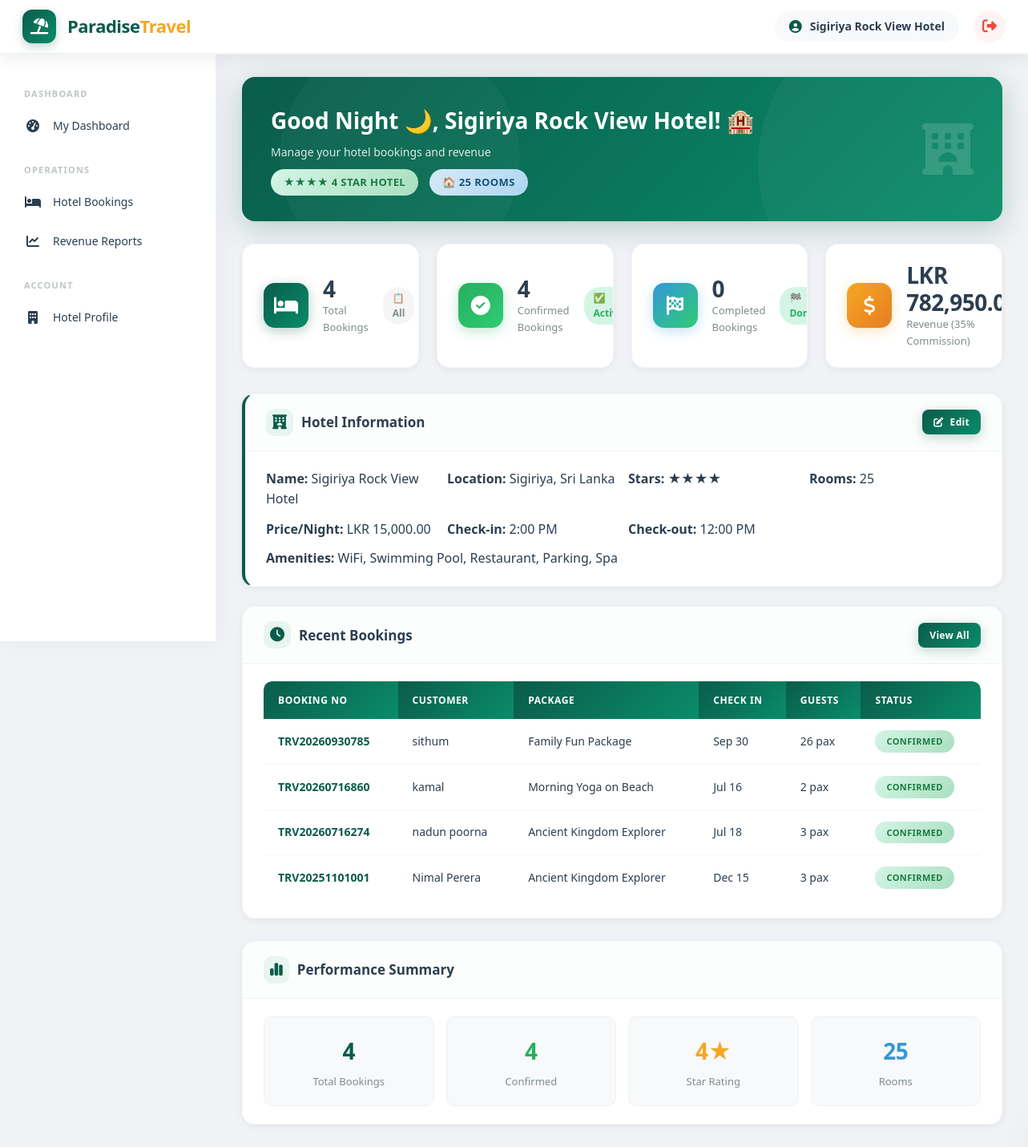
The page /traval-system/customer/hotel.php (signed in) on the database its author committed.
### tables this page shows
CREATE TABLE `hotel_profiles` (
  `id` int(11) NOT NULL,
  `user_id` int(11) NOT NULL,
  `hotel_name` varchar(200) DEFAULT NULL,
  `location` varchar(200) DEFAULT NULL,
  `stars` int(11) DEFAULT 3,
  `room_count` int(11) DEFAULT 0,
  `price_per_night` decimal(10,2) DEFAULT NULL,
  `amenities` text DEFAULT NULL,
  `check_in_time` varchar(20) DEFAULT NULL,
  `check_out_time` varchar(20) DEFAULT NULL
);

CREATE TABLE `bookings` (
  `id` int(11) NOT NULL,
  `booking_no` varchar(50) NOT NULL,
  `customer_id` int(11) NOT NULL,
  `package_id` int(11) NOT NULL,
  `guide_id` int(11) DEFAULT NULL,
  `hotel_id` int(11) DEFAULT NULL,
  `start_date` date NOT NULL,
  `end_date` date NOT NULL,
  `adults` int(11) DEFAULT 1,
  `children` int(11) DEFAULT 0,
  `total_amount` decimal(10,2) NOT NULL,
  `paid_amount` decimal(10,2) DEFAULT 0.00,
  `status` enum('pending','confirmed','cancelled','completed') DEFAULT 'pending',
  `payment_status` enum('pending','partial','paid') DEFAULT 'pending',
  `special_requests` text DEFAULT NULL,
  `created_at` timestamp NOT NULL DEFAULT current_timestamp()
);

CREATE TABLE `users` (
  `id` int(11) NOT NULL,
  `name` varchar(100) NOT NULL,
  `email` varchar(100) NOT NULL,
  `password` varchar(255) NOT NULL,
  `phone` varchar(20) DEFAULT NULL,
  `role` enum('admin','customer','guide','hotel') DEFAULT 'customer',
  `profile_image` varchar(255) DEFAULT NULL,
  `status` enum('active','inactive') DEFAULT 'active',
  `created_at` timestamp NOT NULL DEFAULT current_timestamp(),
  `updated_at` timestamp NOT NULL DEFAULT current_timestamp() ON UPDATE current_timestamp()
);

CREATE TABLE `packages` (
  `id` int(11) NOT NULL,
  `name` varchar(200) NOT NULL,
  `destination` varchar(200) NOT NULL,
  `duration_days` int(11) NOT NULL,
  `duration_nights` int(11) NOT NULL,
  `price` decimal(10,2) NOT NULL,
  `description` text DEFAULT NULL,
  `included_services` text DEFAULT NULL,
  `max_people` int(11) DEFAULT 10,
  `image_url` varchar(500) DEFAULT NULL,
  `package_code` varchar(20) DEFAULT NULL,
  `category` varchar(50) DEFAULT 'General',
  `difficulty_level` enum('Easy','Medium','Hard') DEFAULT 'Easy',
  `meeting_point` varchar(255) DEFAULT NULL,
  `best_season` varchar(100) DEFAULT NULL,
  `languages` varchar(100) DEFAULT NULL,
  `highlights` text DEFAULT NULL,
  `latitude` varchar(50) DEFAULT NULL,
  `longitude` varchar(50) DEFAULT NULL,
  `weather_info` text DEFAULT NULL,
  `status` enum('active','inactive','archived') DEFAULT 'active',
  `created_by` int(11) DEFAULT NULL,
  `created_at` timestamp NOT NULL DEFAULT current_timestamp(),
  `updated_at` timestamp NOT NULL DEFAULT current_timestamp() ON UPDATE current_timestamp()
);

### traval-system/config/database.php (called while the page is built, shortened)
<?php
function formatCurrency($amount) {
    return 'LKR ' . number_format($amount, 2);
}
function getStatusBadge($status) {
    $colors = [
        'pending'    => 'warning',
        'confirmed'  => 'success',
        'cancelled'  => 'danger',
        'completed'  => 'info',
        'active'     => 'success',
        'inactive'   => 'danger',
        'available'  => 'success',
        'busy'       => 'warning',
        'off'        => 'danger',
        'paid'       => 'success',
        'partial'    => 'warning'
    ];
    return $colors[$status] ?? 'secondary';
}
function getGreeting() {
    $hour = date('H');
    if ($hour < 12) {
        return 'Good Morning 🌅';
    } elseif ($hour < 17) {
        return 'Good Afternoon ☀️';
    } elseif ($hour < 21) {
        return 'Good Evening 🌇';
    } else {
        return 'Good Night 🌙';
    }
}
?>

### traval-system/customer/hotel.php (the view, shortened to what this page needs)
<?php
require_once 'config/database.php';
$user_id = $_SESSION['user_id'];
$action = $_GET['action'] ?? 'dashboard';
$stmt = $pdo->prepare("SELECT * FROM hotel_profiles WHERE user_id = ?");
$stmt->execute([$user_id]);
$profile = $stmt->fetch();
$stmt = $pdo->prepare("SELECT COUNT(*) as total FROM bookings WHERE hotel_id = ?");
$stmt->execute([$user_id]);
$total_bookings = $stmt->fetch()['total'];
$stmt = $pdo->prepare("SELECT COUNT(*) as total FROM bookings WHERE hotel_id = ? AND status = 'confirmed'");
$stmt->execute([$user_id]);
$confirmed = $stmt->fetch()['total'];
$stmt = $pdo->prepare("SELECT COUNT(*) as total FROM bookings WHERE hotel_id = ? AND status = 'completed'");
$stmt->execute([$user_id]);
$completed = $stmt->fetch()['total'];
$stmt = $pdo->prepare("SELECT SUM(total_amount) as total FROM bookings WHERE hotel_id = ? AND status = 'confirmed'");
$stmt->execute([$user_id]);
$total_amount = $stmt->fetch()['total'] ?? 0;
$revenue = $total_amount * 0.35;
$stmt = $pdo->prepare("SELECT b.*, u.name as customer_name, u.email, u.phone,
                              p.name as package_name
                       FROM bookings b
                       JOIN users u ON b.customer_id = u.id
                       JOIN packages p ON b.package_id = p.id
                       WHERE b.hotel_id = ?
                       ORDER BY b.created_at DESC LIMIT 5");
$stmt->execute([$user_id]);
$recent = $stmt->fetchAll();
include 'includes/header.php';
?>
<?php if ($action === 'dashboard'): ?>
<div class="welcome-card">
    <div class="welcome-content">
        <div>
            <h1><?php echo getGreeting(); ?>, <?php echo htmlspecialchars($_SESSION['user_name']); ?>! 🏨</h1>
            <p>Manage your hotel bookings and revenue</p>
            <div style="margin-top:10px;">
                <span class="badge badge-success" style="font-size:13px; padding:6px 16px;"><?php echo str_repeat('★', $profile['stars']); ?> <?php echo $profile['stars']; ?> Star Hotel</span>
                <span class="badge badge-info" style="font-size:13px; padding:6px 16px; margin-left:10px;">🏠 <?php echo $profile['room_count']; ?> Rooms</span>
            </div>
        </div>
        <div class="welcome-icon"><i class="fas fa-hotel"></i></div>
    </div>
</div>
<div class="stats-grid">
    <div class="stat-card"><div class="stat-icon primary"><i class="fas fa-bed"></i></div><div class="stat-info"><h3><?php echo $total_bookings; ?></h3><p>Total Bookings</p></div><div class="stat-trend">📋 All</div></div>
    <div class="stat-card"><div class="stat-icon success"><i class="fas fa-check-circle"></i></div><div class="stat-info"><h3><?php echo $confirmed; ?></h3><p>Confirmed Bookings</p></div><div class="stat-trend up">✅ Active</div></div>
    <div class="stat-card"><div class="stat-icon info"><i class="fas fa-flag-checkered"></i></div><div class="stat-info"><h3><?php echo $completed; ?></h3><p>Completed Bookings</p></div><div class="stat-trend up">🏁 Done</div></div>
    <div class="stat-card"><div class="stat-icon secondary"><i class="fas fa-dollar-sign"></i></div><div class="stat-info"><h3><?php echo formatCurrency($revenue); ?></h3><p>Revenue (35% Commission)</p></div><div class="stat-trend">💰 Total</div></div>
</div>
<div class="card" style="border-left:4px solid var(--primary); margin-bottom:24px;">
    <div class="card-header">
        <h3><i class="fas fa-hotel"></i> Hotel Information</h3>
        <a href="hotel.php?action=profile" class="btn btn-primary btn-sm"><i class="fas fa-edit"></i> Edit</a>
    </div>
    <div class="card-body">
        <div style="display:grid; grid-template-columns:repeat(auto-fit, minmax(180px, 1fr)); gap:12px;">
            <div><strong>Name:</strong> <?php echo htmlspecialchars($profile['hotel_name']); ?></div>
            <div><strong>Location:</strong> <?php echo htmlspecialchars($profile['location'] ?: 'Not specified'); ?></div>
            <div><strong>Stars:</strong> <?php echo str_repeat('★', $profile['stars']); ?></div>
            <div><strong>Rooms:</strong> <?php echo $profile['room_count'] ?: 'Not specified'; ?></div>
            <div><strong>Price/Night:</strong> <?php echo $profile['price_per_night'] ? formatCurrency($profile['price_per_night']) : 'Not specified'; ?></div>
            <div><strong>Check-in:</strong> <?php echo htmlspecialchars($profile['check_in_time'] ?: 'Not specified'); ?></div>
            <div><strong>Check-out:</strong> <?php echo htmlspecialchars($profile['check_out_time'] ?: 'Not specified'); ?></div>
        </div>
        <?php if ($profile['amenities']): ?><div style="margin-top:10px;"><strong>Amenities:</strong> <?php echo htmlspecialchars($profile['amenities']); ?></div><?php endif; ?>
    </div>
</div>
<div class="card">
    <div class="card-header">
        <h3><i class="fas fa-clock"></i> Recent Bookings</h3>
        <a href="hotel.php?action=bookings" class="btn btn-primary btn-sm">View All</a>
    </div>
    <div class="card-body">
        <?php if (empty($recent)): ?>
            <div style="text-align:center; padding:40px; color:var(--gray);"><i class="fas fa-bed" style="font-size:48px; display:block; margin-bottom:15px;"></i><p>No bookings yet.</p></div>
        <?php else: ?>
            <div class="table-responsive">
                <table class="data-table">
                    <thead><tr><th>Booking No</th><th>Customer</th><th>Package</th><th>Check In</th><th>Guests</th><th>Status</th></tr></thead>
                    <tbody>
                        <?php foreach ($recent as $b): ?>
                        <tr>
                            <td><strong><?php echo htmlspecialchars($b['booking_no']); ?></strong></td>
                            <td><?php echo htmlspecialchars($b['customer_name']); ?></td>
                            <td><?php echo htmlspecialchars($b['package_name']); ?></td>
                            <td><?php echo date('M d', strtotime($b['start_date'])); ?></td>
                            <td><?php echo $b['adults'] + $b['children']; ?> pax</td>
                            <td><span class="badge badge-<?php echo getStatusBadge($b['status']); ?>"><?php echo ucfirst($b['status']); ?></span></td>
                        </tr>
                        <?php endforeach; ?>
                    </tbody>
                </table>
            </div>
        <?php endif; ?>
    </div>
</div>
<div class="card">
    <div class="card-header"><h3><i class="fas fa-chart-simple"></i> Performance Summary</h3></div>
    <div class="card-body">
        <div style="display:grid; grid-template-columns:repeat(auto-fit, minmax(150px, 1fr)); gap:15px;">
            <div class="quick-stat-item"><div class="stat-number" style="color:var(--primary);"><?php echo $total_bookings; ?></div><div class="stat-label">Total Bookings</div></div>
            <div class="quick-stat-item"><div class="stat-number" style="color:var(--success);"><?php echo $confirmed; ?></div><div class="stat-label">Confirmed</div></div>
            <div class="quick-stat-item"><div class="stat-number" style="color:var(--secondary);"><?php echo $profile['stars']; ?>★</div><div class="stat-label">Star Rating</div></div>
            <div class="quick-stat-item"><div class="stat-number" style="color:var(--info);"><?php echo $profile['room_count'] ?: 0; ?></div><div class="stat-label">Rooms</div></div>
        </div>
    </div>
</div>
<?php endif; ?>
<?php include 'includes/footer.php'; ?>

### rows shown on the page
hotel_profiles: stars "★★★★", stars "4", room_count "25", hotel_name "Sigiriya Rock View Hotel", location "Sigiriya, Sri Lanka", price_per_night "LKR 15,000.00", check_in_time "2:00 PM", check_out_time "12:00 PM", amenities "WiFi, Swimming Pool, Restaurant, Parking, Spa"
bookings: booking_no "TRV20260930785", customer.name "sithum", package.name "Family Fun Package", start_date "Sep 30", $b['adults'] + $b['children'] "26", status "CONFIRMED"
bookings: booking_no "TRV20260716860", customer.name "kamal", package.name "Morning Yoga on Beach", start_date "Jul 16", $b['adults'] + $b['children'] "2", status "CONFIRMED"
bookings: booking_no "TRV20260716274", customer.name "nadun poorna", package.name "Ancient Kingdom Explorer", start_date "Jul 18", $b['adults'] + $b['children'] "3", status "CONFIRMED"
bookings: booking_no "TRV20251101001", customer.name "Nimal Perera", package.name "Ancient Kingdom Explorer", start_date "Dec 15", $b['adults'] + $b['children'] "3", status "CONFIRMED"

### other values the page prints
$_SESSION['user_name'] "Sigiriya Rock View Hotel"
getGreeting() "Good Night 🌙"
$total_bookings "4"
$confirmed "4"
$completed "0"
formatCurrency($revenue) "LKR…"
